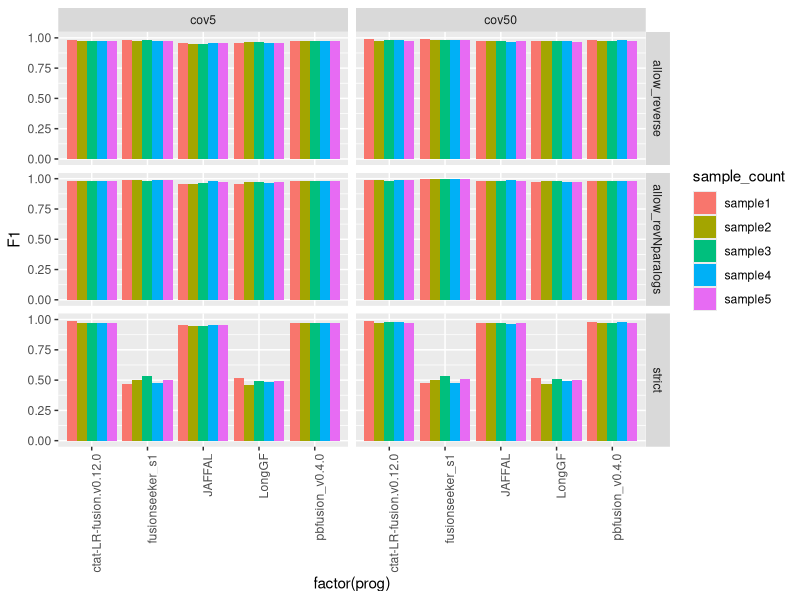
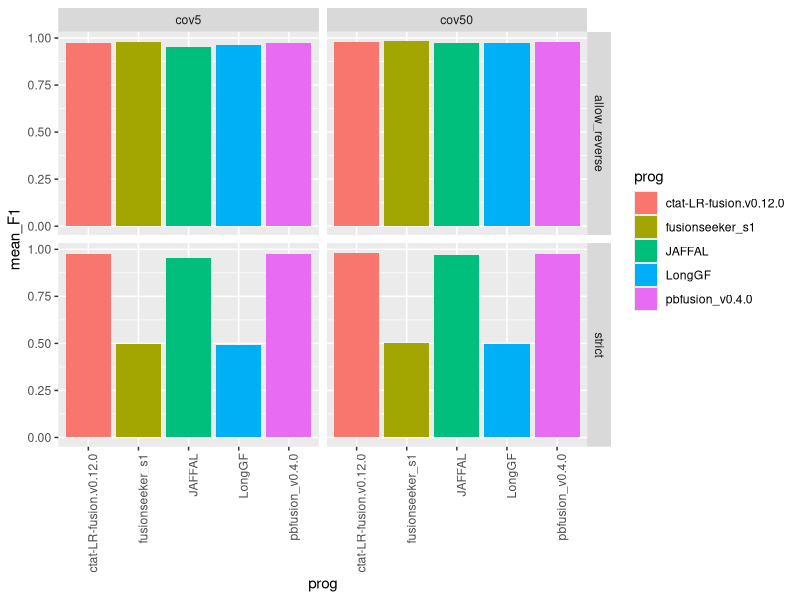
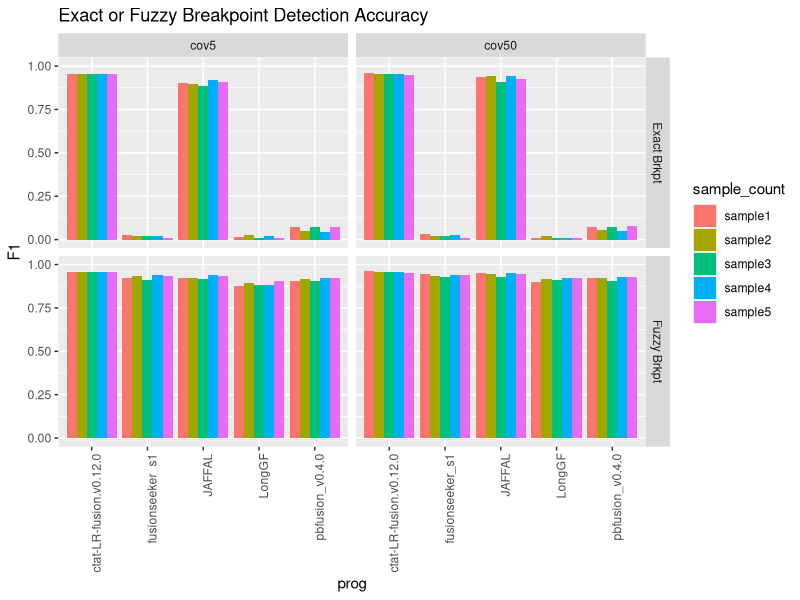
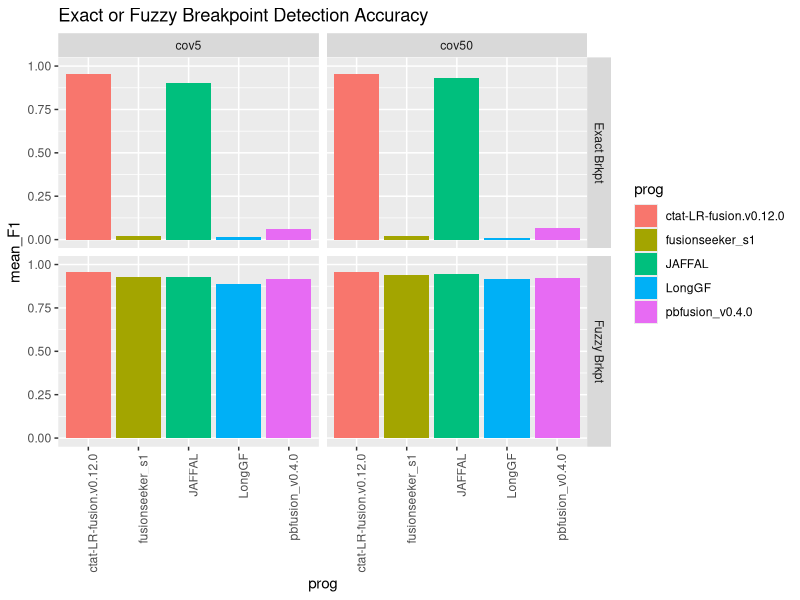
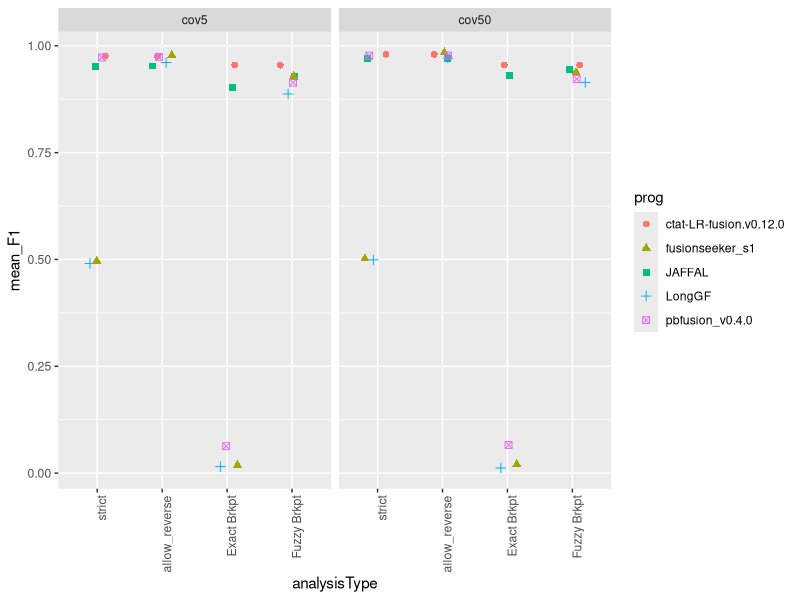
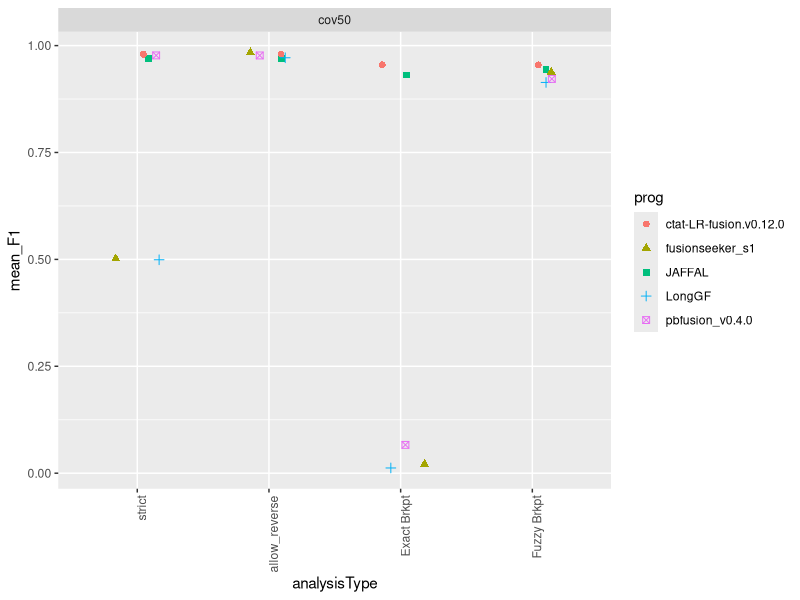
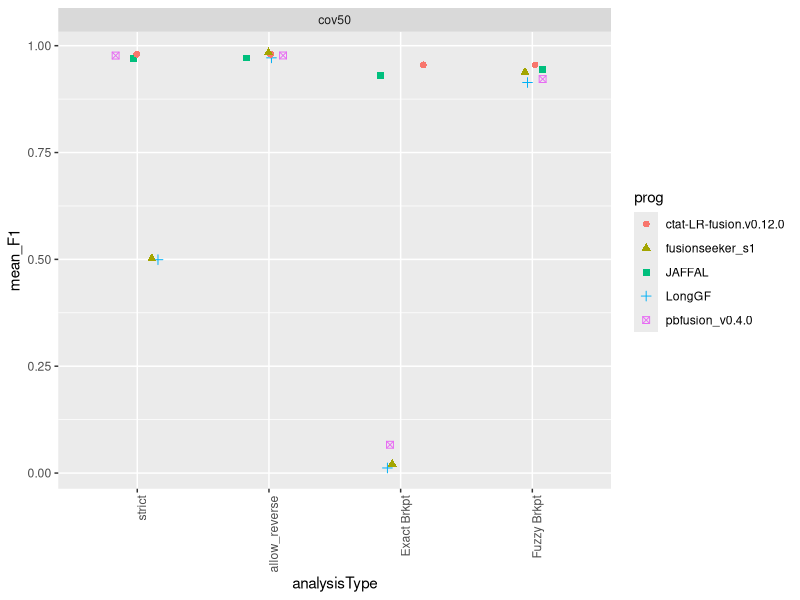

Here is the R script that generated these plots, in order:
## ---- chunk 1
knitr::opts_chunk$set(echo = TRUE)
library(tidyverse)
## ---- chunk 2

max_F1_data = read.table("data/max_F1_summary.tsv", header=T, sep="\t") %>% 
    filter(! grepl("flair", prog)) 

max_F1_data %>% head()

## ---- chunk 3

# barplot

p_barplot = max_F1_data %>% ggplot(aes(x=factor(prog), y=F1)) +
        geom_bar(stat='identity', position='dodge', aes(fill=sample_count)) +
        facet_grid(vars(analysisType), vars(coverage_level)) + 
    theme(axis.text.x = element_text(angle = 90, hjust = 1)) 

p_barplot

## ---- chunk 4



mean_samples_F1 = max_F1_data %>% 
    group_by(coverage_level, prog, analysisType) %>%
    summarize(mean_F1 = mean(F1))


mean_samples_F1 %>%
        filter(analysisType %in% c('strict', 'allow_reverse')) %>%
        ggplot() +
        geom_col(aes(x=prog, y=mean_F1, fill=prog)) +
        facet_grid(vars(analysisType), vars(coverage_level)) + 
    theme(axis.text.x = element_text(angle = 90, hjust = 1)) 


## ---- chunk 5
breakpoint_data = read.table("data/breakpoint_maxF1_data.tsv", sep="\t", header=T) %>%
    filter(prog != 'flairfusion')
    


breakpoint_data$coverage_level = factor(breakpoint_data$coverage_level, levels=c('cov5', 'cov50'))

brkpt_accuracy_plot = breakpoint_data %>% ggplot(aes(x=prog, y=F1, fill=sample_count)) +
        geom_bar(stat='identity', position='dodge', aes(fill=sample_count)) +
        facet_grid(vars(analysisType), vars(coverage_level)) +
        ggtitle("Exact or Fuzzy Breakpoint Detection Accuracy") +
        ylim(0,1) +
        theme(axis.text.x = element_text(angle = 90, hjust = 1)) 



brkpt_accuracy_plot 

## ---- chunk 6

breakpoint_mean_F1_stats = breakpoint_data %>% group_by(coverage_level, analysisType, prog) %>% 
    summarize(mean_F1 = mean(F1, na.rm=T))


breakpoint_mean_F1_stats %>% ggplot() +
        geom_col(aes(x=prog, y=mean_F1, fill=prog)) +
        facet_grid(vars(analysisType), vars(coverage_level)) +
        ggtitle("Exact or Fuzzy Breakpoint Detection Accuracy") +
        ylim(0,1)  +
        theme(axis.text.x = element_text(angle = 90, hjust = 1)) 


## ---- chunk 7

combined_results = bind_rows(mean_samples_F1,
                             breakpoint_mean_F1_stats)

combined_results %>% head()



## ---- chunk 8

combined_results %>%
        filter(analysisType != "allow_revNparalogs") %>%
        mutate(analysisType = factor(analysisType, 
                            levels=c('strict', 'allow_reverse', 'Exact Brkpt', 'Fuzzy Brkpt') )) %>%
    ggplot() +
    geom_jitter(aes(x=analysisType, y=mean_F1, color=prog, shape=prog), width=0.2, size=rel(2)) +

    facet_wrap(~coverage_level) +
     theme(axis.text.x = element_text(angle = 90, hjust = 1)) 
    

## ---- chunk 9

# just cov50

combined_results %>%
        filter(coverage_level == 'cov50') %>%
        filter(analysisType != "allow_revNparalogs") %>%
        mutate(analysisType = factor(analysisType, 
                            levels=c('strict', 'allow_reverse', 'Exact Brkpt', 'Fuzzy Brkpt') )) %>%
    ggplot() +
    geom_jitter(aes(x=analysisType, y=mean_F1, color=prog, shape=prog), width=0.2, size=rel(2)) +

    facet_wrap(~coverage_level) +
     theme(axis.text.x = element_text(angle = 90, hjust = 1)) 
    
    

## ---- chunk 10


# excluding pbfusion v0.4.0 for main fig since ordering issues were corrected after we brought it to their attention. 
# will include the pbvusion v0.4.0 update results in the supp.

# just cov50

combined_results %>%
        filter(coverage_level == 'cov50') %>%
        filter(analysisType != "allow_revNparalogs") %>%
        mutate(analysisType = factor(analysisType, 
                            levels=c('strict', 'allow_reverse', 'Exact Brkpt', 'Fuzzy Brkpt') )) %>%
    ggplot() +
    geom_jitter(aes(x=analysisType, y=mean_F1, color=prog, shape=prog), width=0.2, size=rel(2)) +

    facet_wrap(~coverage_level) +
     theme(axis.text.x = element_text(angle = 90, hjust = 1)) 
    
